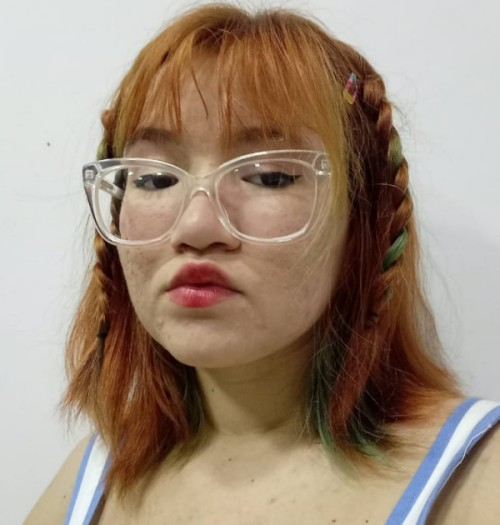
#> input picture images/ppkeise.jpeg, 500 x 525 px, found by its file name
$ python 1_rgb_to_hsv.py
#> lines starting #> are read from the running program, lines starting #| are printed output that depends on the picture; after the words box and inside, x2 and y2 are one past the last pixel; in counts of white or black regions, pixels touching at a corner belong together
# Filter link: https://scikit-image.org/docs/stable/auto_examples/color_exposure/plot_rgb_to_hsv.html#sphx-glr-auto-examples-color-exposure-plot-rgb-to-hsv-py
from skimage.color import rgb2hsv
from PIL import Image
from numpy import asarray
import matplotlib.pyplot as plt

# Open the image form working directory
image_file = Image.open("images/ppkeise.jpeg")
#> image_file is the input picture: PIL image 500x525 RGB; mean R, G, B 159.7, 140.8, 123.6

# convert image to numpy array
image_rgb = asarray(image_file)

image_hsv = rgb2hsv(image_rgb)
#> image_hsv: shape (525, 500, 3) float64; mean of channels 0, 1, 2 0.208, 0.342, 0.635
image_hsv_hue = image_hsv[:, :, 0]
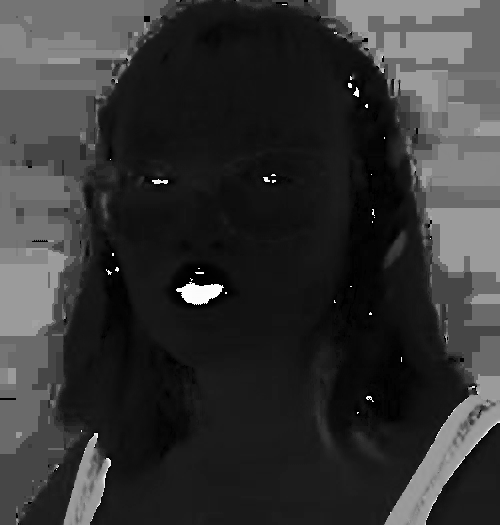
#> image_hsv_hue: shape (525, 500) float64; min 0, max 0.998, mean 0.208
image_hsv_value = image_hsv[:, :, 2]
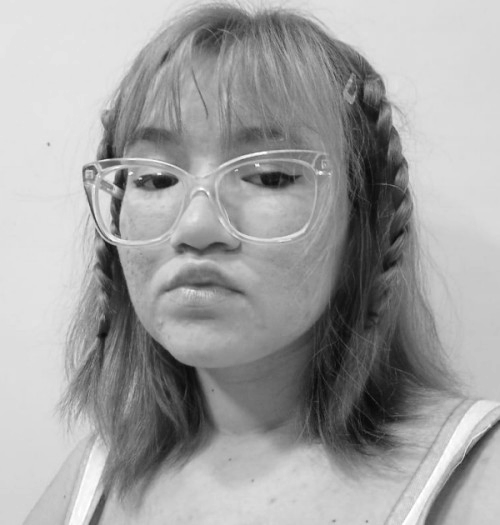
#> image_hsv_value: shape (525, 500) float64; min 0.0275, max 1, mean 0.635

figure, (figure_sub_1, figure_sub_2, figure_sub_3) = plt.subplots(
    ncols=3, figsize=(8, 2)
)

figure_sub_1.imshow(image_rgb)
figure_sub_1.set_title("RGB image")
figure_sub_1.axis("off")
figure_sub_2.imshow(image_hsv_hue, cmap="hsv")
figure_sub_2.set_title("Hue channel")
figure_sub_2.axis("off")
figure_sub_3.imshow(image_hsv_value)
figure_sub_3.set_title("Value channel")
figure_sub_3.axis("off")

figure.tight_layout()

# Cut
hue_threshold = 0.1

binary_img = image_hsv_hue > hue_threshold
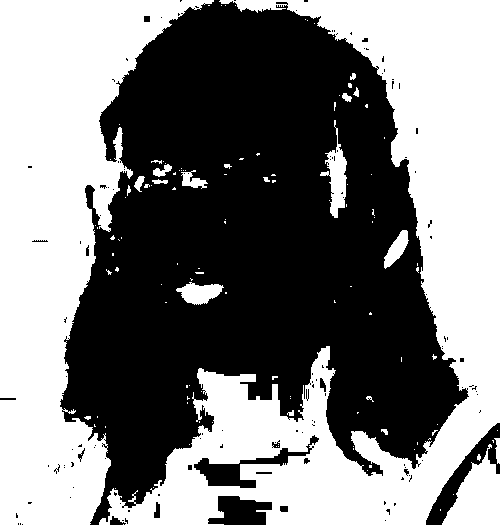
#> binary_img: shape (525, 500) bool; 49.2% white; 120 white regions (97 under 20 px), largest, box (x1, y1, x2, y2) and area: (99, 0, 500, 525) 68994, (0, 0, 214, 525) 54086, (442, 444, 500, 525) 2646

figure, (figure_sub_1, figure_sub_2) = plt.subplots(ncols=2, figsize=(8, 3))

figure_sub_1.hist(image_hsv_hue.ravel(), 512)
figure_sub_1.set_title("Histogram of the Hue channel with threshold")
figure_sub_1.axvline(x=hue_threshold, color="r", linestyle="dashed", linewidth=2)
figure_sub_1.set_xbound(0, 0.12)
figure_sub_2.imshow(binary_img)
figure_sub_2.set_title("Hue-thresholded image")
figure_sub_2.axis("off")

figure.tight_layout()

figure, figure_sub_1 = plt.subplots(figsize=(4, 3))

value_threshold = 0.1
binary_img = (image_hsv_hue > hue_threshold) | (image_hsv_value < value_threshold)
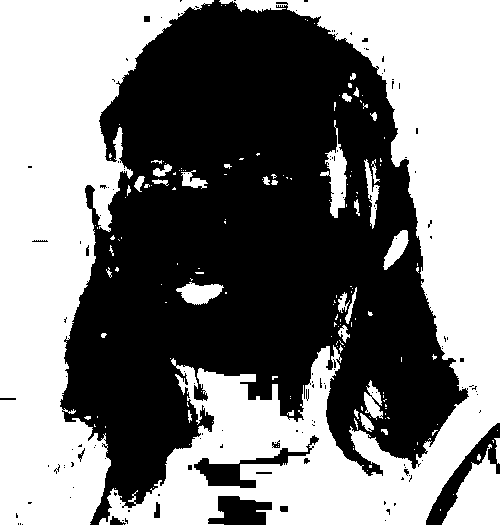
#> binary_img: shape (525, 500) bool; 50.2% white; 136 black regions (117 under 20 px), largest, box (x1, y1, x2, y2) and area: (60, 0, 469, 525) 125249, (426, 423, 500, 525) 1776, (194, 435, 319, 488) 1526

figure_sub_1.imshow(binary_img)
figure_sub_1.set_title("Hue and value thresholded image")
figure_sub_1.axis("off")

figure.tight_layout()
plt.show()
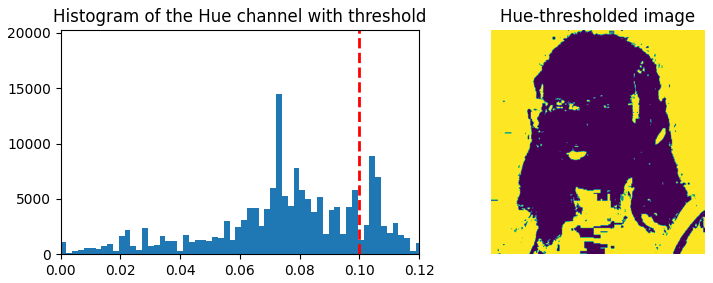
#> figure drawn by matplotlib, 2 panels; panel 1: tallest bar 19259 high, from x = 0.415 to 0.417

$ run again, with images/neymar.jpg copied over images/ppkeise.jpeg
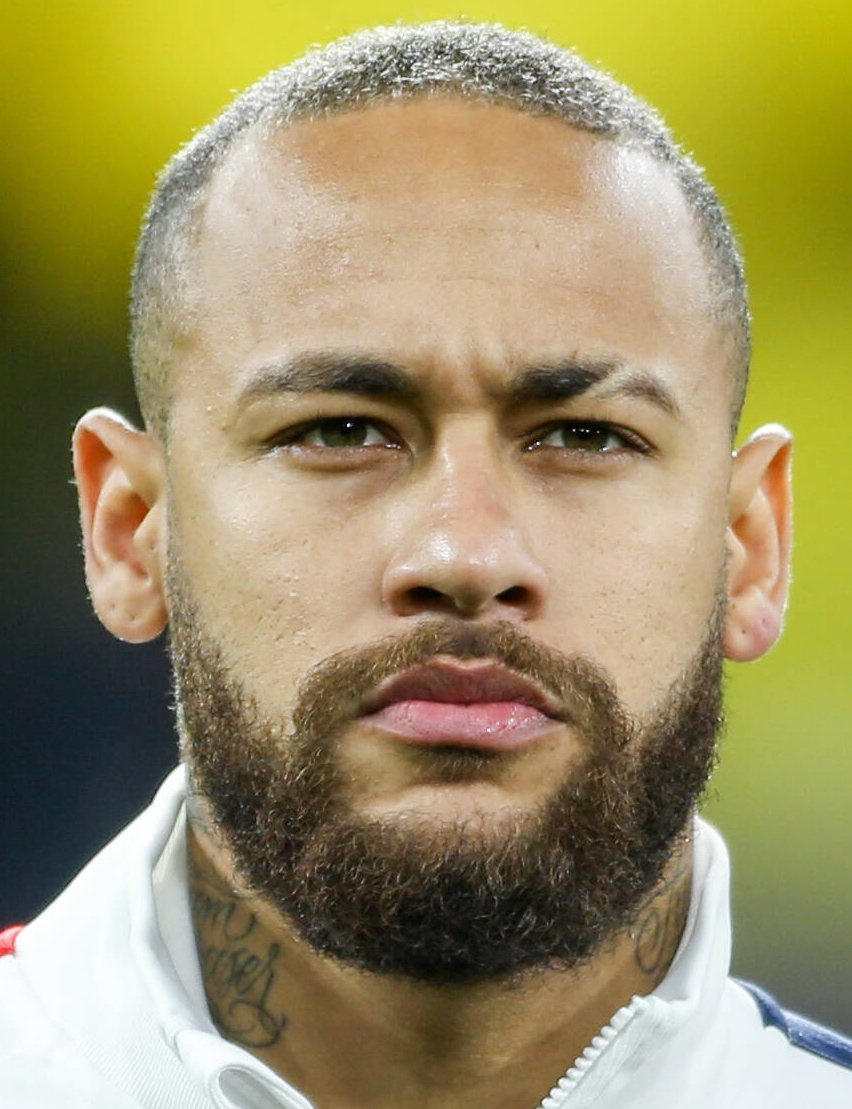
#> input picture images/neymar.jpg, 852 x 1109 px, found by its file name
#> image_file is the input picture: PIL image 852x1109 RGB; mean R, G, B 156.4, 145, 101.1
#> image_hsv: shape (1109, 852, 3) float64; mean of channels 0, 1, 2 0.186, 0.405, 0.625
#> `binary_img = image_hsv_hue > hue_threshold`:
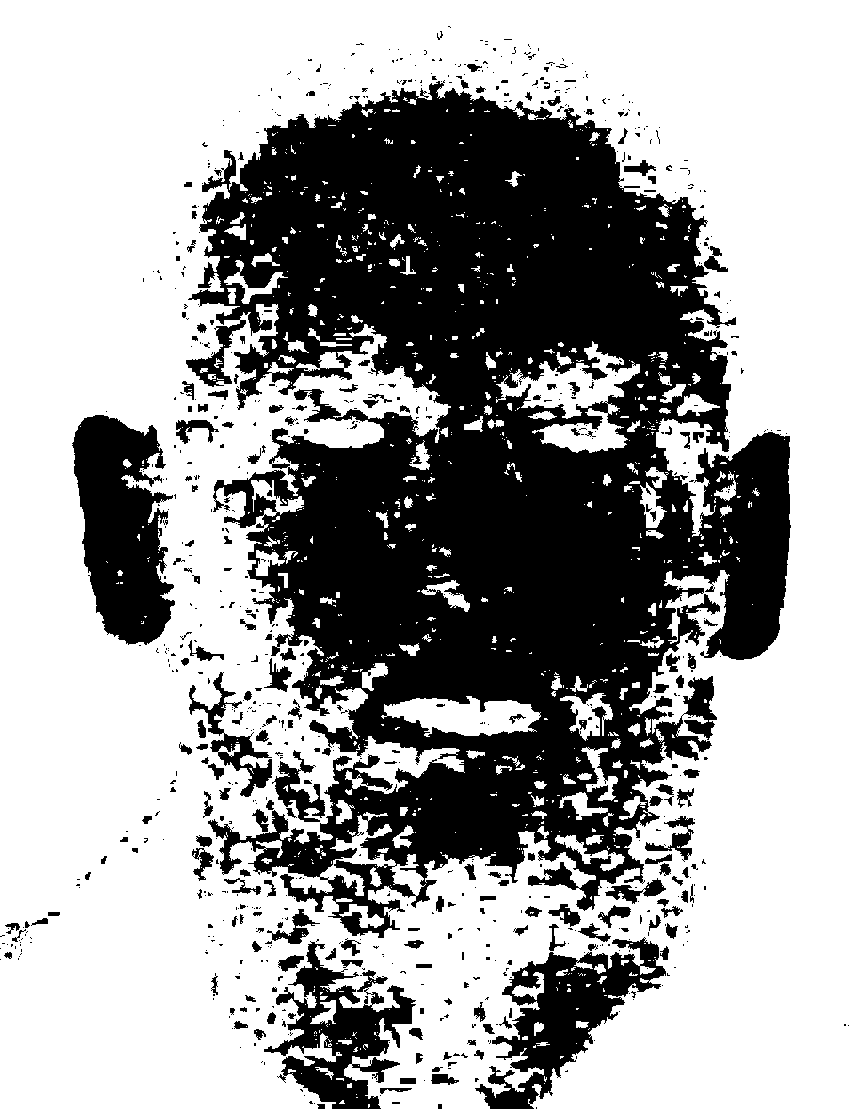
#> binary_img: shape (1109, 852) bool; 63.2% white; 825 black regions (612 under 20 px), largest, box (x1, y1, x2, y2) and area: (186, 80, 791, 938) 287566, (72, 415, 175, 645) 15987, (475, 937, 666, 1109) 12059
#> `plt.show()`:
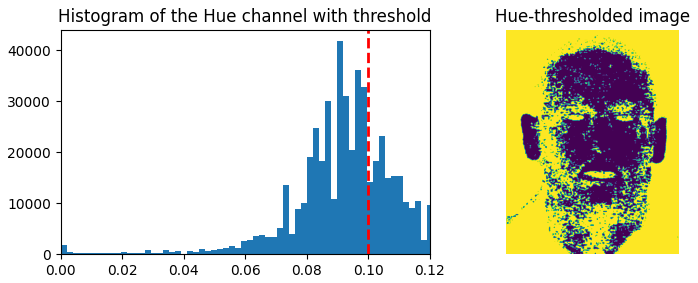
#> figure drawn by matplotlib, 2 panels; panel 1: tallest bar 41841 high, from x = 0.0897 to 0.0917

$ run again, with images/pp.jpg copied over images/ppkeise.jpeg
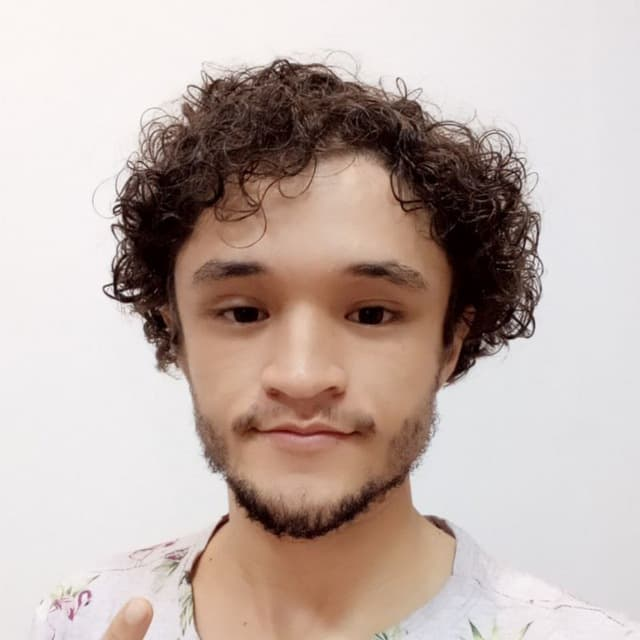
#> input picture images/pp.jpg, 640 x 640 px, found by its file name
#> image_file is the input picture: PIL image 640x640 RGB; mean R, G, B 192.7, 177, 170.5
#> image_hsv: shape (640, 640, 3) float64; mean of channels 0, 1, 2 0.35, 0.194, 0.757
#> `binary_img = image_hsv_hue > hue_threshold`:
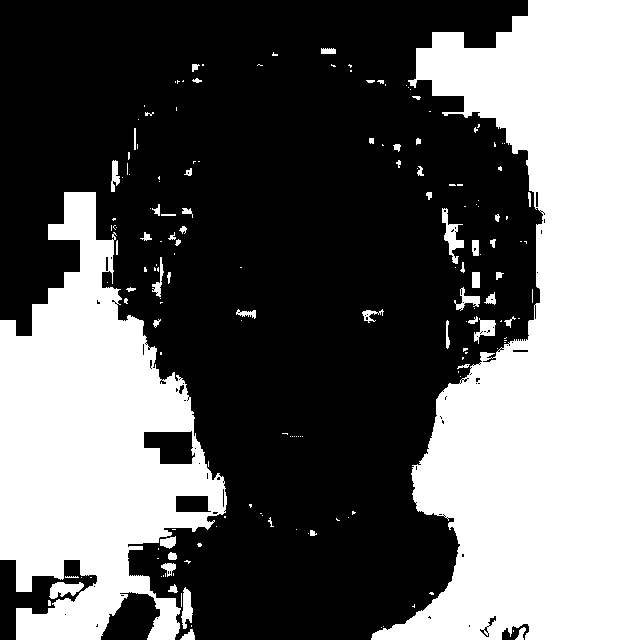
#> binary_img: shape (640, 640) bool; 40.6% white; 173 white regions (115 under 20 px), largest, box (x1, y1, x2, y2) and area: (371, 0, 640, 640) 105537, (0, 192, 227, 640) 55692, (442, 208, 464, 264) 468
#> `plt.show()`:
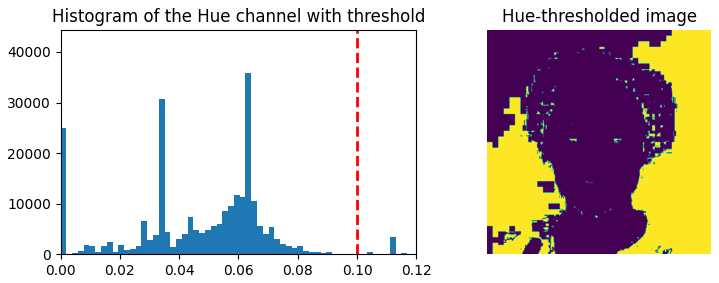
#> figure drawn by matplotlib, 2 panels; panel 1: tallest bar 42168 high, from x = 0.916 to 0.918
